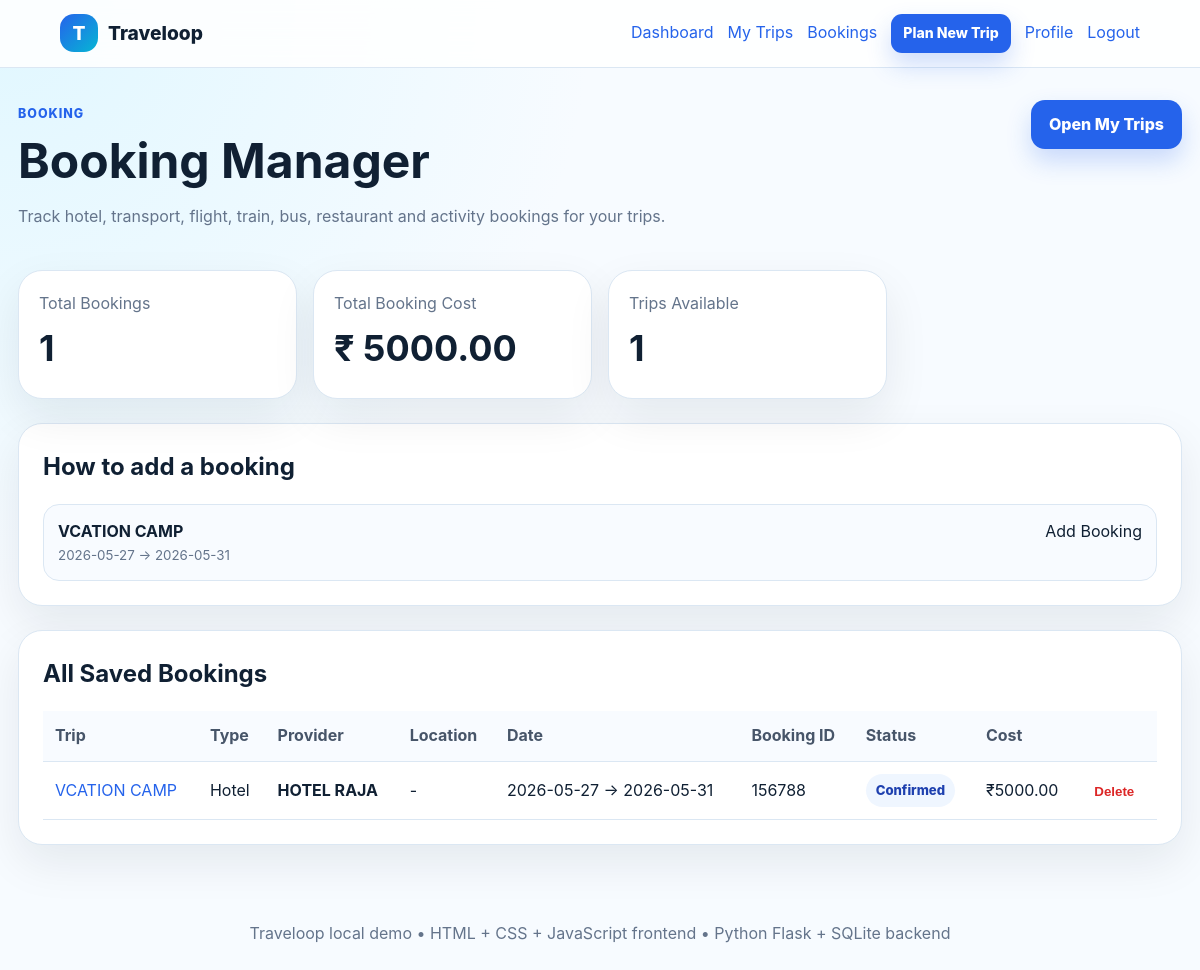
The app's page /bookings (signed in) with its own data.
### tables this page shows
CREATE TABLE trips (
            id INTEGER PRIMARY KEY AUTOINCREMENT,
            user_id INTEGER NOT NULL,
            name TEXT NOT NULL,
            start_date TEXT NOT NULL,
            end_date TEXT NOT NULL,
            description TEXT,
            cover_photo TEXT,
            public_slug TEXT UNIQUE,
            is_public INTEGER NOT NULL DEFAULT 0,
            transport_budget REAL DEFAULT 0,
            stay_budget REAL DEFAULT 0,
            meals_budget REAL DEFAULT 0,
            activities_budget REAL DEFAULT 0,
            created_at TEXT NOT NULL,
            FOREIGN KEY(user_id) REFERENCES users(id)
        );

CREATE TABLE bookings (
            id INTEGER PRIMARY KEY AUTOINCREMENT,
            trip_id INTEGER NOT NULL,
            user_id INTEGER NOT NULL,
            booking_type TEXT NOT NULL,
            provider TEXT NOT NULL,
            location TEXT,
            start_date TEXT,
            end_date TEXT,
            confirmation_no TEXT,
            cost REAL DEFAULT 0,
            status TEXT NOT NULL DEFAULT 'Planned',
            notes TEXT,
            created_at TEXT NOT NULL,
            FOREIGN KEY(trip_id) REFERENCES trips(id),
            FOREIGN KEY(user_id) REFERENCES users(id)
        );

### app.py (the view)
@app.route("/bookings")
@login_required
def bookings():
    booking_rows = query_db(
        """
        SELECT b.*, t.name AS trip_name, t.start_date AS trip_start, t.end_date AS trip_end
        FROM bookings b
        JOIN trips t ON t.id = b.trip_id
        WHERE b.user_id = ?
        ORDER BY COALESCE(b.start_date, b.created_at) ASC, b.created_at DESC
        """,
        (session["user_id"],),
    )
    trips_for_user = query_db(
        "SELECT id, name, start_date, end_date FROM trips WHERE user_id = ? ORDER BY start_date ASC",
        (session["user_id"],),
    )
    total_booking_cost = round(sum(float(b["cost"] or 0) for b in booking_rows), 2)
    return render_template(
        "bookings.html",
        bookings=booking_rows,
        trips=trips_for_user,
        total_booking_cost=total_booking_cost,
    )

### app.py (called while the page is built)
def get_db():
    conn = sqlite3.connect(DATABASE)
    conn.row_factory = sqlite3.Row
    return conn

def query_db(query, args=(), one=False):
    conn = get_db()
    cur = conn.execute(query, args)
    rows = cur.fetchall()
    conn.close()
    return (rows[0] if rows else None) if one else rows

def login_required(view):
    @wraps(view)
    def wrapped(*args, **kwargs):
        if "user_id" not in session:
            flash("Please login to continue.", "warning")
            return redirect(url_for("login"))
        return view(*args, **kwargs)
    return wrapped

def current_user():
    if "user_id" not in session:
        return None
    return query_db("SELECT * FROM users WHERE id = ?", (session["user_id"],), one=True)

@app.context_processor
def inject_user():
    return {"current_user": current_user(), "today": date.today().isoformat()}

### templates/bookings.html (shortened to what this page needs)
{% extends "base.html" %}
{% block content %}
<section class="page-head split">
    <div>
        <span class="eyebrow">Booking</span>
        <h1>Booking Manager</h1>
        <p>Track hotel, transport, flight, train, bus, restaurant and activity bookings for your trips.</p>
    </div>
    <a class="btn primary" href="{{ url_for('trips') }}">Open My Trips</a>
</section>
<section class="stats-grid">
    <div class="stat-card"><span>Total Bookings</span><strong>{{ bookings|length }}</strong></div>
    <div class="stat-card"><span>Total Booking Cost</span><strong>₹ {{ '%.2f'|format(total_booking_cost) }}</strong></div>
    <div class="stat-card"><span>Trips Available</span><strong>{{ trips|length }}</strong></div>
</section>
<section class="panel">
    <div class="section-title">
        <h2>How to add a booking</h2>
    </div>
    {% if trips %}
        <div class="trip-list compact">
            {% for trip in trips %}
                <a class="trip-row" href="{{ url_for('trip_detail', trip_id=trip.id, _anchor='bookings') }}">
                    <div>
                        <strong>{{ trip.name }}</strong>
                        <small>{{ trip.start_date }} → {{ trip.end_date }}</small>
                    </div>
                    <span>Add Booking</span>
                </a>
            {% endfor %}
        </div>
    {% else %}
        <div class="empty-state inline">
            <p>Create a trip first. Then you can add bookings inside that trip.</p>
            <a class="btn primary" href="{{ url_for('create_trip') }}">Create Trip</a>
        </div>
    {% endif %}
</section>
<section class="panel">
    <div class="section-title"><h2>All Saved Bookings</h2></div>
    {% if bookings %}
        <div class="simple-table-wrap">
            <table class="simple-table">
                <thead>
                    <tr>
                        <th>Trip</th>
                        <th>Type</th>
                        <th>Provider</th>
                        <th>Location</th>
                        <th>Date</th>
                        <th>Booking ID</th>
                        <th>Status</th>
                        <th>Cost</th>
                        <th></th>
                    </tr>
                </thead>
                <tbody>
                {% for booking in bookings %}
                    <tr>
                        <td><a href="{{ url_for('trip_detail', trip_id=booking.trip_id, _anchor='bookings') }}">{{ booking.trip_name }}</a></td>
                        <td>{{ booking.booking_type }}</td>
                        <td>
                            <strong>{{ booking.provider }}</strong>
                        </td>
                        <td>{{ booking.location or '-' }}</td>
                        <td>{{ booking.start_date or '-' }}{% if booking.end_date %} → {{ booking.end_date }}{% endif %}</td>
                        <td>{{ booking.confirmation_no or '-' }}</td>
                        <td><span class="badge">{{ booking.status }}</span></td>
                        <td>₹{{ '%.2f'|format(booking.cost or 0) }}</td>
                        <td>
                            <form method="post" action="{{ url_for('delete_booking', booking_id=booking.id) }}" onsubmit="return confirm('Delete this booking?')">
                                <button class="link-danger" type="submit">Delete</button>
                            </form>
                        </td>
                    </tr>
                {% endfor %}
                </tbody>
            </table>
        </div>
    {% else %}
        <p class="muted">No bookings saved yet.</p>
    {% endif %}
</section>
{% endblock %}

### static/css/style.css (style rules this page uses)
:root { --bg: #f7fbff; --panel: #ffffff; --text: #102033; --muted: #64748b; --primary: #2563eb; --primary-dark: #1d4ed8; --accent: #06b6d4; --danger: #dc2626; --success: #16a34a; --warning: #d97706; --border: #dbe7f3; --shadow: 0 18px 45px rgba(15, 23, 42, 0.08); --radius: 24px; }
* { box-sizing: border-box; }
html { scroll-behavior: smooth; }
body { margin: 0; font-family: Inter, ui-sans-serif, system-ui, -apple-system, BlinkMacSystemFont, "Segoe UI", sans-serif; background: radial-gradient(circle at top left, #e0f7ff 0, transparent 38%), var(--bg); color: var(--text); line-height: 1.6; }
a { color: var(--primary); text-decoration: none; }
.hero h1, .page-head h1, .trip-hero h1 { font-size: clamp(2rem, 4vw, 4rem); line-height: 1.1; margin: 10px 0 16px; }
.hero p, .page-head p, .trip-hero p { color: var(--muted); max-width: 720px; }
.eyebrow { color: var(--primary); font-weight: 800; text-transform: uppercase; letter-spacing: 0.08em; font-size: 0.78rem; }
.btn { display: inline-flex; align-items: center; justify-content: center; border: 0; border-radius: 14px; padding: 12px 18px; font-weight: 800; cursor: pointer; transition: transform 0.15s ease, box-shadow 0.15s ease, background 0.15s ease; white-space: nowrap; }
.btn.primary { background: var(--primary); color: #fff; box-shadow: 0 12px 24px rgba(37, 99, 235, 0.22); }
.link-danger { color: var(--danger); border: 0; background: transparent; cursor: pointer; font-weight: 700; }
.card, .panel, .stat-card, .trip-card, .city-tile, .note-card, .day-card, .calendar-box, .activity-template { background: var(--panel); border: 1px solid var(--border); border-radius: var(--radius); box-shadow: var(--shadow); }
.page-head { margin-bottom: 24px; }
.split { display: flex; justify-content: space-between; gap: 18px; align-items: flex-start; }
.panel { padding: 24px; margin-bottom: 24px; }
.section-title { display: flex; justify-content: space-between; gap: 16px; align-items: flex-start; margin-bottom: 18px; }
.section-title h2 { margin: 0; }
.stats-grid { display: grid; grid-template-columns: repeat(4, 1fr); gap: 16px; margin-bottom: 24px; }
.stat-card { padding: 20px; }
.stat-card span { color: var(--muted); display: block; }
.stat-card strong { display: block; font-size: clamp(1.4rem, 3vw, 2.3rem); margin-top: 4px; }
.trip-list.compact { display: grid; gap: 10px; }
.trip-row { display: flex; justify-content: space-between; gap: 12px; padding: 14px; background: #f8fbff; border-radius: 16px; border: 1px solid var(--border); color: var(--text); }
.trip-row small, .city-card small { display: block; color: var(--muted); }
.badge { display: inline-flex; align-items: center; border-radius: 999px; background: #eff6ff; color: #1e40af; padding: 6px 10px; font-size: 0.82rem; font-weight: 800; }
.simple-table-wrap { overflow-x: auto; }
.simple-table { width: 100%; border-collapse: collapse; min-width: 720px; }
.simple-table th, .simple-table td { padding: 12px; border-bottom: 1px solid var(--border); text-align: left; }
.simple-table th { background: #f8fbff; color: #475569; }

### records on screen
trips: name "VCATION CAMP", start_date "2026-05-27", end_date "2026-05-31"
bookings: trip_name "VCATION CAMP", booking_type "Hotel", provider "HOTEL RAJA", location "-", start_date "2026-05-27", end_date "2026-05-31", confirmation_no "156788", status "Confirmed", cost "5000.00"

### other values on screen
{{ bookings|length }} "1"
{{ '%.2f'|format(total_booking_cost) }} "5000.00"
{{ trips|length }} "1"
